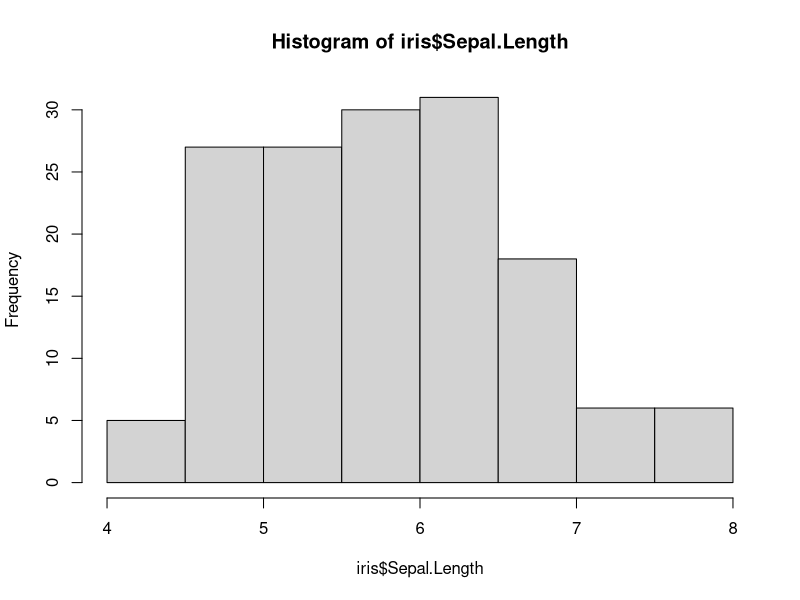
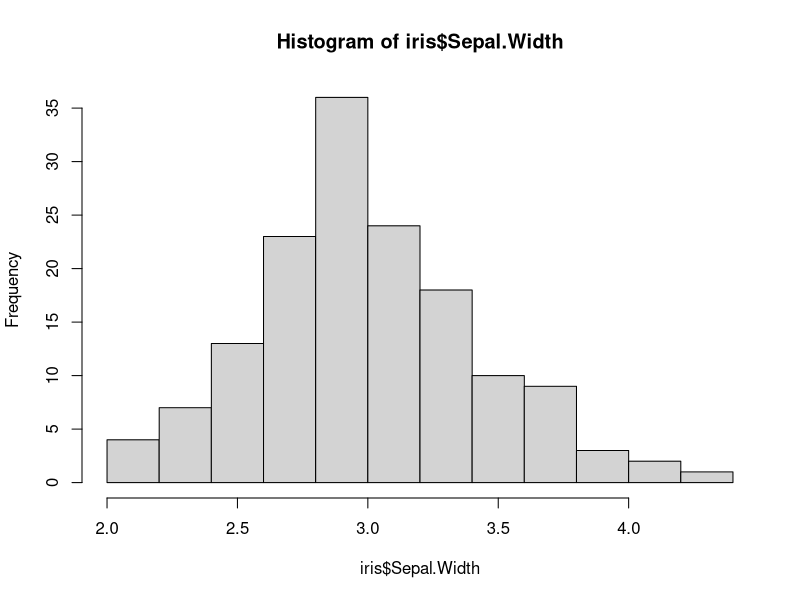
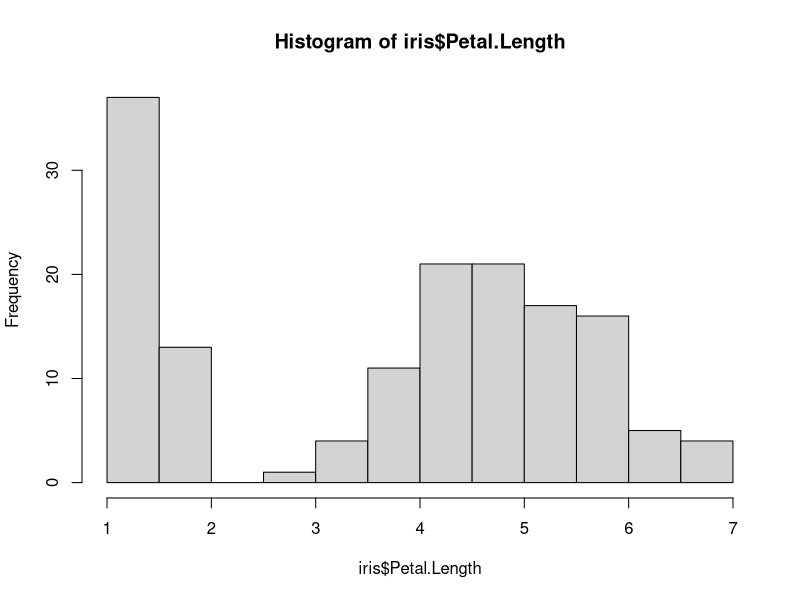

The R script that drew these images, in order:
## ---- chunk 1
knitr::opts_chunk$set(echo = TRUE)
## ---- chunk 2
head(iris)

hist(iris$Sepal.Length)

hist(iris$Sepal.Width)

hist(iris$Petal.Length)
